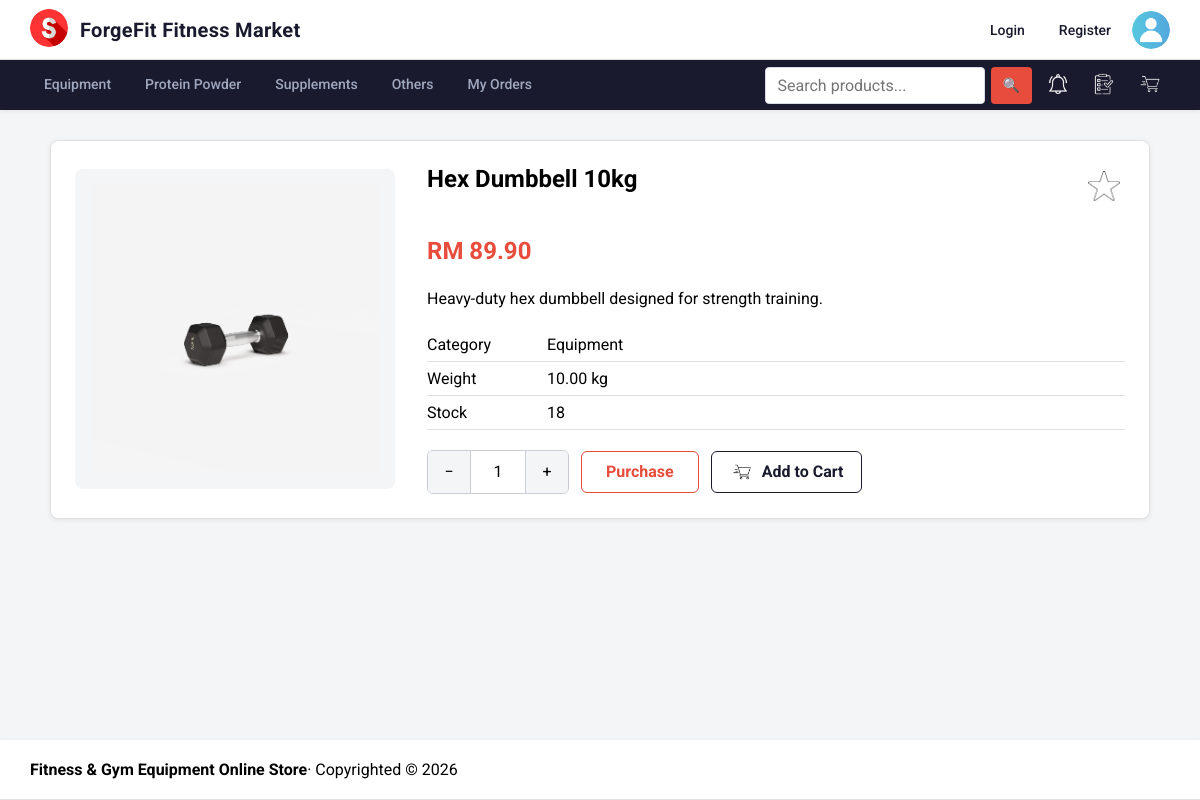
Screenshot of /app/product/product.php?id=4 with the database file from the repository.
### tables this page shows
CREATE TABLE IF NOT EXISTS `product` (
    `product_id` INT AUTO_INCREMENT PRIMARY KEY,
    `category_id` INT NOT NULL,
    `product_name` VARCHAR(150) NOT NULL,
    `price` DECIMAL(10,2) NOT NULL,
    `weight` DECIMAL(8,2) NOT NULL DEFAULT 0.00,
    `description` TEXT NULL,
    `stock` INT NOT NULL DEFAULT 0,
    `availability` BOOLEAN NOT NULL DEFAULT TRUE,
    `created_at` TIMESTAMP DEFAULT CURRENT_TIMESTAMP,
    `updated_at` TIMESTAMP DEFAULT CURRENT_TIMESTAMP ON UPDATE CURRENT_TIMESTAMP,
    FOREIGN KEY (`category_id`) REFERENCES `category`(`category_id`) ON DELETE RESTRICT
);

CREATE TABLE IF NOT EXISTS `category` (
    `category_id` INT AUTO_INCREMENT PRIMARY KEY,
    `name` VARCHAR(100) NOT NULL UNIQUE
);

### app/product/product.php (the view, shortened to what this page needs)
<?php
require '../_base.php';
$id = filter_var($_GET['id'] ?? null, FILTER_VALIDATE_INT);
$product = null;
if ($id) {
    $stmt = $_db->prepare(
        'SELECT p.product_id,
                p.category_id,
                p.product_name,
                p.price,
                p.weight,
                p.description,
                p.stock,
                p.availability,
                c.name AS category_name
         FROM product AS p
         LEFT JOIN category AS c ON c.category_id = p.category_id
         WHERE p.product_id = ?'
    );
    $stmt->execute([$id]);
    $product = $stmt->fetch();
}
$isWishlisted = false;
$hasStockReminder = false;
$productImages = [];
if ($product) {
    $imagesStmt = $_db->prepare(
        'SELECT product_imageid FROM product_image WHERE product_id = ? ORDER BY product_imageid'
    );
    $imagesStmt->execute([$product->product_id]);
    $productImages = array_column($imagesStmt->fetchAll(), 'product_imageid');
}
$mainImage = $productImages ? '/photos/' . htmlspecialchars($productImages[0]) : '/images/sport.png';
$isBlocked = !$product || !$product->availability;
include '../_head.php';
?>
<?php if ($product && !$isBlocked): ?>
    <article class="product-detail">
        <div class="product-detail-gallery">
            <div class="product-detail-main">
                <img id="product-main-image" src="<?= $mainImage ?>" alt="<?= htmlspecialchars($product->product_name) ?>">
            </div>
        </div>
        <section class="product-detail-content">
            <div class="product-detail-title">
                <h2><?= htmlspecialchars($product->product_name) ?></h2>
                <button
                    class="favourite-button"
                    type="button"
                    data-favourite-star
                    data-login-required
                    data-product-id="<?= htmlspecialchars($product->product_id) ?>"
                    aria-pressed="<?= $isWishlisted ? 'true' : 'false' ?>"
                    aria-label="<?= $isWishlisted ? 'Remove' : 'Add' ?> <?= htmlspecialchars($product->product_name) ?> <?= $isWishlisted ? 'from' : 'to' ?> wishlist"
                >
                    <img src="/images/<?= $isWishlisted ? 'yellowstar.png' : 'emptystar.png' ?>" alt="">
                </button>
            </div>
            <p class="product-detail-price">RM <?= htmlspecialchars($product->price) ?></p>
            <p><?= htmlspecialchars($product->description) ?></p>
            <dl class="product-details-list">
                <div>
                    <dt>Category</dt>
                    <dd><?= htmlspecialchars($product->category_name ?? 'Unknown') ?></dd>
                </div>
                <div>
                    <dt>Weight</dt>
                    <dd><?= htmlspecialchars($product->weight) ?> kg</dd>
                </div>
                <div>
                    <dt>Stock</dt>
                    <dd><?= htmlspecialchars($product->stock) ?></dd>
                </div>
            </dl>
            <?php if ($product->stock < 1): ?>
                <button
                    type="button"
                    id="stock-reminder-button"
                    class="remind-me-button<?= $hasStockReminder ? ' remind-me-button--requested' : '' ?>"
                    data-login-required
                    data-product-id="<?= htmlspecialchars($product->product_id) ?>"
                    aria-pressed="<?= $hasStockReminder ? 'true' : 'false' ?>"
                >
                    <?= $hasStockReminder ? 'Cancel Reminder' : 'Notify Me' ?>
                </button>
            <?php else: ?>
                <form
                    class="purchase-controls"
                    method="post"
                    action="/cart/cart-add.php"
                    data-quantity-control
                    data-stock="<?= htmlspecialchars($product->stock) ?>"
                >
                    <div class="quantity-box" aria-label="Product quantity">
                        <button type="button" data-quantity-minus aria-label="Decrease quantity">−</button>
                        <input
                            type="number"
                            name="quantity"
                            value="1"
                            min="1"
                            max="<?= htmlspecialchars($product->stock) ?>"
                            aria-label="Quantity"
                            readonly
                        >
                        <button type="button" data-quantity-plus aria-label="Increase quantity">+</button>
                    </div>
                    <button class="purchase-button" type="submit" formaction="/cart/checkout.php" formmethod="get" data-login-required>
                        Purchase
                    </button>
                    <button class="add-cart-button" type="submit" data-login-required>
                        <img src="/images/cart.png" alt="">
                        <span>Add to Cart</span>
                    </button>
                </form>
            <?php endif; ?>
        </section>
    </article>
<?php endif; ?>
<?php include '../_foot.php'; ?>

### app/css/app.css (style rules this page uses)
body, input, button, textarea, select { font: 16px 'Roboto', sans-serif; }
body { margin: 0; min-height: 100vh; display: grid; grid-template-rows: auto auto 1fr auto; grid-template-columns: 1fr; background: #f4f5f7; }
.product-detail { padding: 24px; display: grid; grid-template-columns: minmax(220px, 320px) 1fr; gap: 32px; background: #ffffff; border: 1px solid #e0e0e0; border-radius: 8px; box-shadow: 0 1px 4px rgba(0, 0, 0, 0.08); }
.product-detail-gallery { align-self: center; }
.product-detail-main { padding: 16px; box-sizing: border-box; background: #f4f5f7; border-radius: 8px; }
.product-detail-main > img { display: block; width: 100%; height: 288px; object-fit: contain; }
.product-detail-title { display: flex; align-items: flex-start; justify-content: space-between; gap: 16px; }
.product-detail-content h2 { margin-top: 0; }
.favourite-button { width: 42px; height: 42px; padding: 5px; flex: 0 0 auto; border: 0; background: transparent; cursor: pointer; }
.favourite-button img { width: 100%; height: 100%; object-fit: contain; }
.product-detail-price { color: #e74c3c; font-size: 24px; font-weight: 700; }
.product-details-list { margin: 20px 0; }
.product-details-list div { padding: 7px 0; display: grid; grid-template-columns: 120px 1fr; border-bottom: 1px solid #e0e0e0; }
.product-details-list dt { font-weight: 400; }
.product-details-list dd { margin: 0; }
.purchase-controls, .quantity-box { display: flex; align-items: center; }
.purchase-controls { gap: 12px; }
.quantity-box { border: 1px solid #c9ccd6; border-radius: 6px; overflow: hidden; }
.quantity-box button, .quantity-box input, .purchase-button { height: 42px; border: 0; font: inherit; }
.quantity-box button { width: 42px; background: #f4f5f7; cursor: pointer; }
.quantity-box input { width: 54px; padding: 0; text-align: center; appearance: textfield; border-right: 1px solid #c9ccd6; border-left: 1px solid #c9ccd6; }
.purchase-button { padding: 0 24px; border: 1px solid #e74c3c; border-radius: 6px; color: #e74c3c; background: transparent; font-weight: 700; cursor: pointer; transition: background 0.2s ease, color 0.2s ease; }
.add-cart-button { height: 42px; display: inline-flex; align-items: center; gap: 8px; padding: 0 18px; border: 1px solid #1a1a2e; border-radius: 6px; color: #1a1a2e; background: transparent; font: inherit; font-weight: 700; cursor: pointer; transition: background 0.2s ease, color 0.2s ease; }
.add-cart-button img { width: 24px; height: 24px; object-fit: contain; filter: invert(1); transition: filter 0.2s ease; }

### rows the page displays
product: product_name "Hex Dumbbell 10kg", price "89.90", description "Heavy-duty hex dumbbell designed for strength training.", category.name "Equipment", weight "10.00", stock "18"
